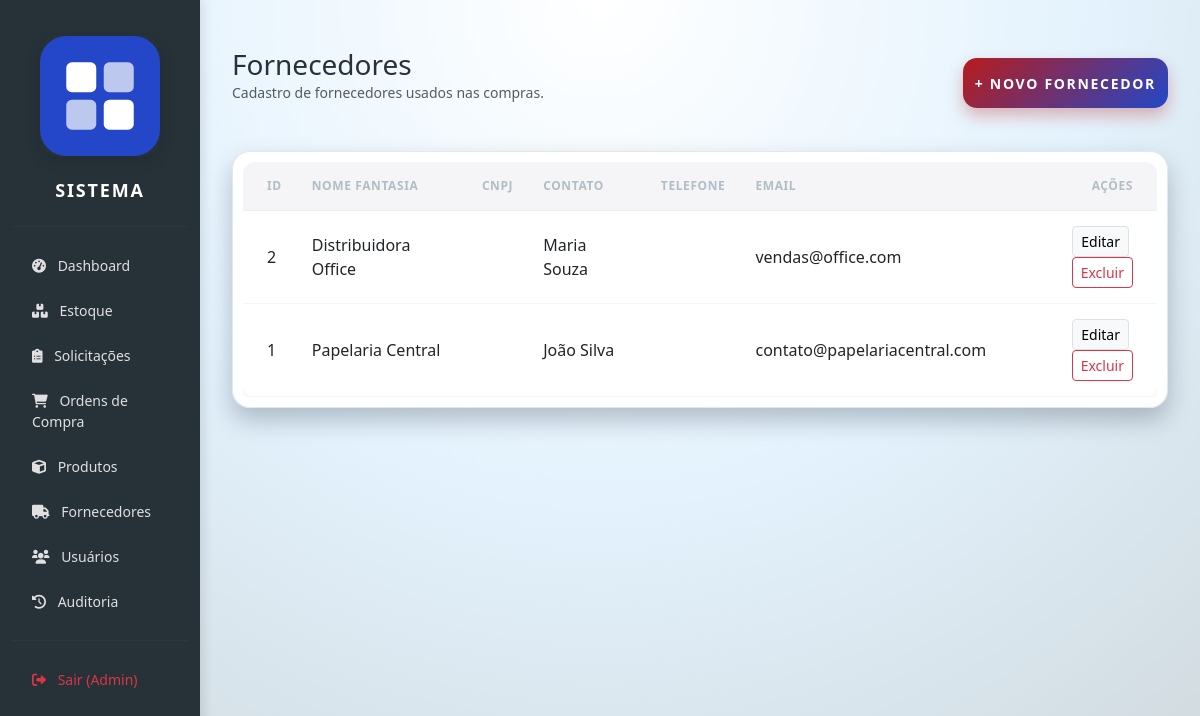
Screenshot of /fornecedores.php (signed in) with the database file from the repository.
### tables this page shows
CREATE TABLE IF NOT EXISTS fornecedores (
    id INT AUTO_INCREMENT PRIMARY KEY,
    nome_fantasia VARCHAR(150) NOT NULL,
    razao_social VARCHAR(150),
    cnpj VARCHAR(20) UNIQUE,
    contato VARCHAR(100),
    email VARCHAR(100),
    telefone VARCHAR(20),
    created_at TIMESTAMP DEFAULT CURRENT_TIMESTAMP
);

### fornecedores.php (the view, shortened to what this page needs)
<?php
require 'includes/db.php';
include 'includes/header.php';
$fornecedores = $pdo
    ->query("SELECT * FROM fornecedores ORDER BY nome_fantasia ASC")
    ->fetchAll(PDO::FETCH_ASSOC);
?>
<div class="d-flex justify-content-between align-items-center pt-3 pb-2 mb-4">
    <div>
        <h1 class="h3 mb-0">Fornecedores</h1>
        <p class="text-muted small">Cadastro de fornecedores usados nas compras.</p>
    </div>
    <button class="btn btn-primary" data-bs-toggle="modal" data-bs-target="#modalFornecedor">
        + Novo Fornecedor
    </button>
</div>
<div class="card">
    <div class="card-body p-0">
        <div class="table-responsive">
            <table class="table table-hover align-middle mb-0">
                <thead>
                    <tr>
                        <th class="ps-4">ID</th>
                        <th>Nome Fantasia</th>
                        <th>CNPJ</th>
                        <th>Contato</th>
                        <th>Telefone</th>
                        <th>Email</th>
                        <th class="text-end pe-4">Ações</th>
                    </tr>
                </thead>
                <tbody>
                    <?php foreach ($fornecedores as $f): ?>
                    <tr>
                        <td class="ps-4"><?php echo $f['id']; ?></td>
                        <td><?php echo $f['nome_fantasia']; ?></td>
                        <td><?php echo $f['cnpj']; ?></td>
                        <td><?php echo $f['contato']; ?></td>
                        <td><?php echo $f['telefone']; ?></td>
                        <td><?php echo $f['email']; ?></td>
                        <td class="text-end pe-4">
                            <button
                                class="btn btn-sm btn-light border me-1"
                                data-bs-toggle="modal"
                                data-bs-target="#modalFornecedor"
                                data-id="<?php echo $f['id']; ?>"
                                data-nome_fantasia="<?php echo htmlspecialchars($f['nome_fantasia'] ?? ''); ?>"
                                data-cnpj="<?php echo htmlspecialchars($f['cnpj'] ?? ''); ?>"
                                data-contato="<?php echo htmlspecialchars($f['contato'] ?? ''); ?>"
                                data-telefone="<?php echo htmlspecialchars($f['telefone'] ?? ''); ?>"
                                data-email="<?php echo htmlspecialchars($f['email'] ?? ''); ?>"
                                data-observacao="<?php echo htmlspecialchars($f['observacao'] ?? ''); ?>"
                            >
                                Editar
                            </button>
                            <a href="fornecedores.php?delete=<?php echo $f['id']; ?>"
                               class="btn btn-sm btn-outline-danger"
                               onclick="return confirm('Excluir fornecedor?');">
                                Excluir
                            </a>
                        </td>
                    </tr>
                    <?php endforeach; ?>
                </tbody>
            </table>
        </div>
    </div>
</div>
<?php include 'includes/footer.php'; ?>

### rows the page displays
fornecedores: id "2", nome_fantasia "Distribuidora Office", contato "Maria Souza", email "vendas@office.com"
fornecedores: id "1", nome_fantasia "Papelaria Central", contato "João Silva", email "contato@papelariacentral.com"

### other values shown
$_SESSION['nome'] "Admin"
